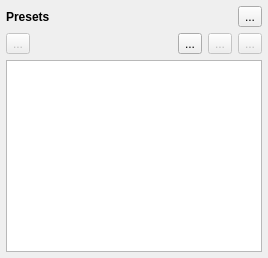
     <widget class="QWidget" name="Presets">
      <attribute name="icon">
       <iconset resource="../icons.qrc">
        <normaloff>:/glmixer/icons/preferences.png</normaloff>:/glmixer/icons/preferences.png</iconset>
      </attribute>
      <attribute name="title">
       <string notr="true"/>
      </attribute>
      <layout class="QVBoxLayout" name="verticalLayout_4">
       <property name="leftMargin">
        <number>6</number>
       </property>
       <property name="topMargin">
        <number>6</number>
       </property>
       <property name="rightMargin">
        <number>6</number>
       </property>
       <property name="bottomMargin">
        <number>6</number>
       </property>
       <item>
        <layout class="QHBoxLayout" name="horizontalLayout_11">
         <item>
          <widget class="QLabel" name="label_6">
           <property name="styleSheet">
            <string notr="true">font: bold;</string>
           </property>
           <property name="text">
            <string>Presets</string>
           </property>
           <property name="margin">
            <number>2</number>
           </property>
          </widget>
         </item>
         <item>
          <widget class="QToolButton" name="resetPresets">
           <property name="toolTip">
            <string>Clear all</string>
           </property>
           <property name="text">
            <string>...</string>
           </property>
           <property name="icon">
            <iconset resource="../icons.qrc">
             <normaloff>:/glmixer/icons/clean.png</normaloff>:/glmixer/icons/clean.png</iconset>
           </property>
          </widget>
         </item>
        </layout>
       </item>
       <item>
        <layout class="QHBoxLayout" name="horizontalLayout">
         <item>
          <widget class="QToolButton" name="presetApply">
           <property name="enabled">
            <bool>false</bool>
           </property>
           <property name="toolTip">
            <string>&lt;html&gt;&lt;head/&gt;&lt;body&gt;&lt;p&gt;Apply the preset to the current source&lt;/p&gt;&lt;p&gt;(or double clic on the list item)&lt;/p&gt;&lt;/body&gt;&lt;/html&gt;</string>
           </property>
           <property name="text">
            <string>...</string>
           </property>
           <property name="icon">
            <iconset resource="../icons.qrc">
             <normaloff>:/glmixer/icons/apply.png</normaloff>:/glmixer/icons/apply.png</iconset>
           </property>
           <property name="iconSize">
            <size>
             <width>24</width>
             <height>24</height>
            </size>
           </property>
          </widget>
         </item>
         <item>
          <spacer name="horizontalSpacer">
           <property name="orientation">
            <enum>Qt::Horizontal</enum>
           </property>
           <property name="sizeHint" stdset="0">
            <size>
             <width>40</width>
             <height>20</height>
            </size>
           </property>
          </spacer>
         </item>
         <item>
          <widget class="QToolButton" name="presetAdd">
           <property name="enabled">
            <bool>true</bool>
           </property>
           <property name="toolTip">
            <string>Create a new preset from the settings of the current source.</string>
           </property>
           <property name="styleSheet">
            <string notr="true"/>
           </property>
           <property name="text">
            <string>...</string>
           </property>
           <property name="icon">
            <iconset resource="../icons.qrc">
             <normaloff>:/glmixer/icons/plus_source.png</normaloff>:/glmixer/icons/plus_source.png</iconset>
           </property>
           <property name="iconSize">
            <size>
             <width>24</width>
             <height>24</height>
            </size>
           </property>
          </widget>
         </item>
         <item>
          <widget class="QToolButton" name="presetReApply">
           <property name="enabled">
            <bool>false</bool>
           </property>
           <property name="toolTip">
            <string>Update this preset with  the settings of the current source.</string>
           </property>
           <property name="text">
            <string>...</string>
           </property>
           <property name="icon">
            <iconset resource="../icons.qrc">
             <normaloff>:/glmixer/icons/re-apply.png</normaloff>:/glmixer/icons/re-apply.png</iconset>
           </property>
           <property name="iconSize">
            <size>
             <width>24</width>
             <height>24</height>
            </size>
           </property>
          </widget>
         </item>
         <item>
          <widget class="QToolButton" name="presetRemove">
           <property name="enabled">
            <bool>false</bool>
           </property>
           <property name="toolTip">
            <string>Remove this preset.</string>
           </property>
           <property name="text">
            <string>...</string>
           </property>
           <property name="icon">
            <iconset resource="../icons.qrc">
             <normaloff>:/glmixer/icons/trash.png</normaloff>:/glmixer/icons/trash.png</iconset>
           </property>
           <property name="iconSize">
            <size>
             <width>24</width>
             <height>24</height>
            </size>
           </property>
          </widget>
         </item>
        </layout>
       </item>
       <item>
        <widget class="QListWidget" name="presetsList">
         <property name="baseSize">
          <size>
           <width>2</width>
           <height>0</height>
          </size>
         </property>
         <property name="toolTip">
          <string>Double clic on a preset to apply it to the selected source(s).</string>
         </property>
         <property name="editTriggers">
          <set>QAbstractItemView::EditKeyPressed|QAbstractItemView::SelectedClicked</set>
         </property>
         <property name="showDropIndicator" stdset="0">
          <bool>false</bool>
         </property>
         <property name="alternatingRowColors">
          <bool>true</bool>
         </property>
         <property name="selectionMode">
          <enum>QAbstractItemView::NoSelection</enum>
         </property>
         <property name="spacing">
          <number>1</number>
         </property>
         <property name="currentRow">
          <number>-1</number>
         </property>
         <property name="sortingEnabled">
          <bool>true</bool>
         </property>
        </widget>
       </item>
      </layout>
     </widget>
